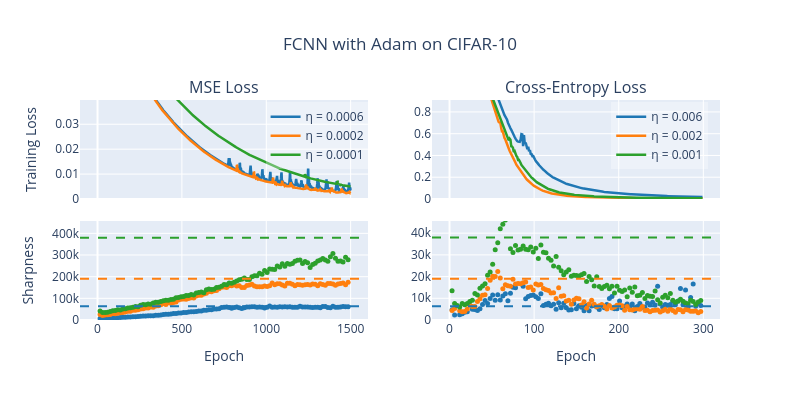

The notebook cell this image was saved under:
### Code cell
mse_ids = [1,2,3]
ce_ids = [4,5,6]
plot_adam_fcnn_data(md, out, mse_ids, ce_ids, save=False)

### Figure 1 — Plotly figure (JSON) as saved in the notebook; plotly's stock layout.template omitted (floating-point values rounded to 4 significant figures; data arrays with more than 128 entries replaced by an {"elided": "..."} marker saying what was removed)
{"data": [{"legend": "legend", "line": {"width": 2.5}, "marker": {"color": "#1F77B4"}, "name": "η = 0.0006", "showlegend": true, "type": "scatter", "x": {"elided": "1500 int values"}, "xaxis": "x", "y": {"elided": "1500 float values"}, "yaxis": "y"}, {"marker": {"color": "#1F77B4", "size": 5}, "mode": "markers", "name": "Sharpness of Effective Hessian", "showlegend": false, "type": "scatter", "x": {"elided": "1500 int values"}, "xaxis": "x3", "y": {"elided": "1500 float values"}, "yaxis": "y3"}, {"legend": "legend", "line": {"width": 2.5}, "marker": {"color": "#FF7F0E"}, "name": "η = 0.0002", "showlegend": true, "type": "scatter", "x": {"elided": "1500 int values"}, "xaxis": "x", "y": {"elided": "1500 float values"}, "yaxis": "y"}, {"marker": {"color": "#FF7F0E", "size": 5}, "mode": "markers", "name": "Sharpness of Effective Hessian", "showlegend": false, "type": "scatter", "x": {"elided": "1500 int values"}, "xaxis": "x3", "y": {"elided": "1500 float values"}, "yaxis": "y3"}, {"legend": "legend", "line": {"width": 2.5}, "marker": {"color": "#2CA02C"}, "name": "η = 0.0001", "showlegend": true, "type": "scatter", "x": {"elided": "1500 int values"}, "xaxis": "x", "y": {"elided": "1500 float values"}, "yaxis": "y"}, {"marker": {"color": "#2CA02C", "size": 5}, "mode": "markers", "name": "Sharpness of Effective Hessian", "showlegend": false, "type": "scatter", "x": {"elided": "1500 int values"}, "xaxis": "x3", "y": {"elided": "1500 float values"}, "yaxis": "y3"}, {"legend": "legend2", "line": {"width": 2.5}, "marker": {"color": "#1F77B4"}, "name": "η = 0.006", "showlegend": true, "type": "scatter", "x": {"elided": "300 int values"}, "xaxis": "x2", "y": {"elided": "300 float values"}, "yaxis": "y2"}, {"marker": {"color": "#1F77B4", "size": 5}, "mode": "markers", "name": "Sharpness of Effective Hessian", "showlegend": false, "type": "scatter", "x": {"elided": "300 int values"}, "xaxis": "x4", "y": {"elided": "300 float values"}, "yaxis": "y4"}, {"legend": "legend2", "line": {"width": 2.5}, "marker": {"color": "#FF7F0E"}, "name": "η = 0.002", "showlegend": true, "type": "scatter", "x": {"elided": "300 int values"}, "xaxis": "x2", "y": {"elided": "300 float values"}, "yaxis": "y2"}, {"marker": {"color": "#FF7F0E", "size": 5}, "mode": "markers", "name": "Sharpness of Effective Hessian", "showlegend": false, "type": "scatter", "x": {"elided": "300 int values"}, "xaxis": "x4", "y": {"elided": "300 float values"}, "yaxis": "y4"}, {"legend": "legend2", "line": {"width": 2.5}, "marker": {"color": "#2CA02C"}, "name": "η = 0.001", "showlegend": true, "type": "scatter", "x": {"elided": "300 int values"}, "xaxis": "x2", "y": {"elided": "300 float values"}, "yaxis": "y2"}, {"marker": {"color": "#2CA02C", "size": 5}, "mode": "markers", "name": "Sharpness of Effective Hessian", "showlegend": false, "type": "scatter", "x": {"elided": "300 int values"}, "xaxis": "x4", "y": {"elided": "300 float values"}, "yaxis": "y4"}], "layout": {"annotations": [{"font": {"size": 16}, "showarrow": false, "text": "MSE Loss", "x": 0.225, "xanchor": "center", "xref": "paper", "y": 1, "yanchor": "bottom", "yref": "paper"}, {"font": {"size": 16}, "showarrow": false, "text": "Cross-Entropy Loss", "x": 0.775, "xanchor": "center", "xref": "paper", "y": 1, "yanchor": "bottom", "yref": "paper"}], "height": 400, "legend": {"bgcolor": "rgba(255, 255, 255, 0.3)", "x": 0.29, "y": 0.99}, "legend2": {"bgcolor": "rgba(255, 255, 255, 0.3)", "x": 0.83, "y": 0.99}, "shapes": [{"line": {"color": "#1F77B4", "dash": "dash"}, "type": "line", "x0": 0, "x1": 1, "xref": "x3 domain", "y0": 63330.0, "y1": 63330.0, "yref": "y3"}, {"line": {"color": "#FF7F0E", "dash": "dash"}, "type": "line", "x0": 0, "x1": 1, "xref": "x3 domain", "y0": 190000.0, "y1": 190000.0, "yref": "y3"}, {"line": {"color": "#2CA02C", "dash": "dash"}, "type": "line", "x0": 0, "x1": 1, "xref": "x3 domain", "y0": 380000.0, "y1": 380000.0, "yref": "y3"}, {"line": {"color": "#1F77B4", "dash": "dash"}, "type": "line", "x0": 0, "x1": 1, "xref": "x4 domain", "y0": 6333.0, "y1": 6333.0, "yref": "y4"}, {"line": {"color": "#FF7F0E", "dash": "dash"}, "type": "line", "x0": 0, "x1": 1, "xref": "x4 domain", "y0": 19000.0, "y1": 19000.0, "yref": "y4"}, {"line": {"color": "#2CA02C", "dash": "dash"}, "type": "line", "x0": 0, "x1": 1, "xref": "x4 domain", "y0": 38000.0, "y1": 38000.0, "yref": "y4"}], "title": {"text": "FCNN with Adam on CIFAR-10", "x": 0.5}, "width": 800, "xaxis": {"anchor": "y", "domain": [0, 0.45], "matches": "x3", "showticklabels": false, "title": {"text": ""}}, "xaxis2": {"anchor": "y2", "domain": [0.55, 1], "matches": "x4", "showticklabels": false, "title": {"text": ""}}, "xaxis3": {"anchor": "y3", "domain": [0, 0.45], "title": {"text": "Epoch"}}, "xaxis4": {"anchor": "y4", "domain": [0.55, 1], "title": {"text": "Epoch"}}, "yaxis": {"anchor": "x", "domain": [0.55, 1], "range": [0, 0.03974], "title": {"text": "Training Loss"}}, "yaxis2": {"anchor": "x2", "domain": [0.55, 1], "range": [0, 0.9096], "title": {"text": ""}}, "yaxis3": {"anchor": "x3", "domain": [0, 0.45], "range": [0, 457100], "title": {"text": "Sharpness"}}, "yaxis4": {"anchor": "x4", "domain": [0, 0.45], "range": [0, 45600], "title": {"text": ""}}}}
